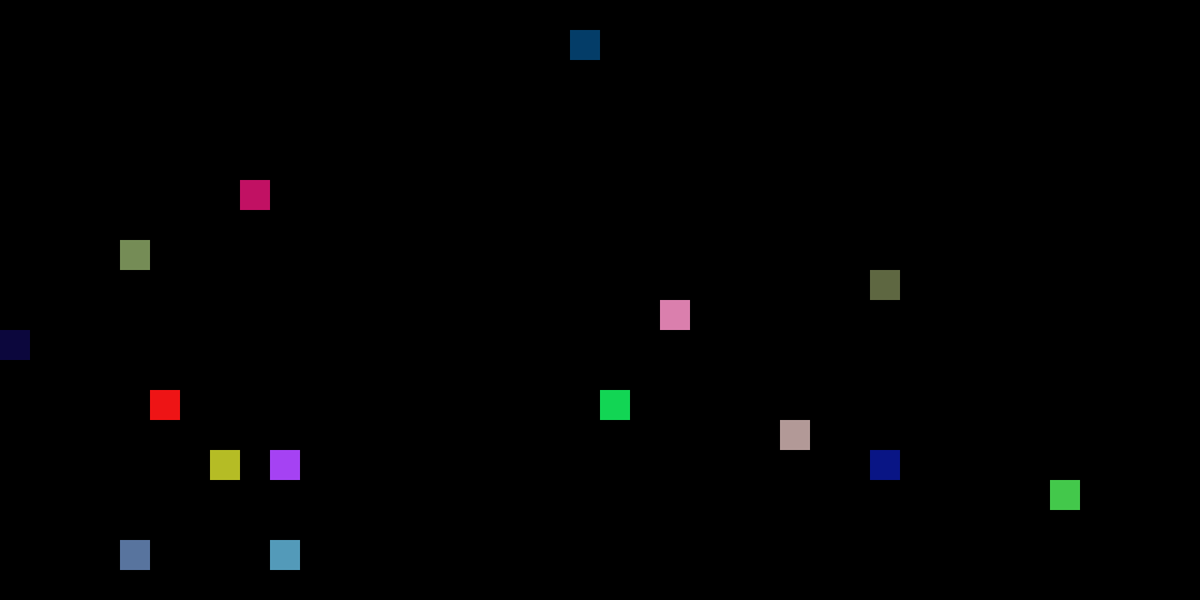
Frame 1 (no input)
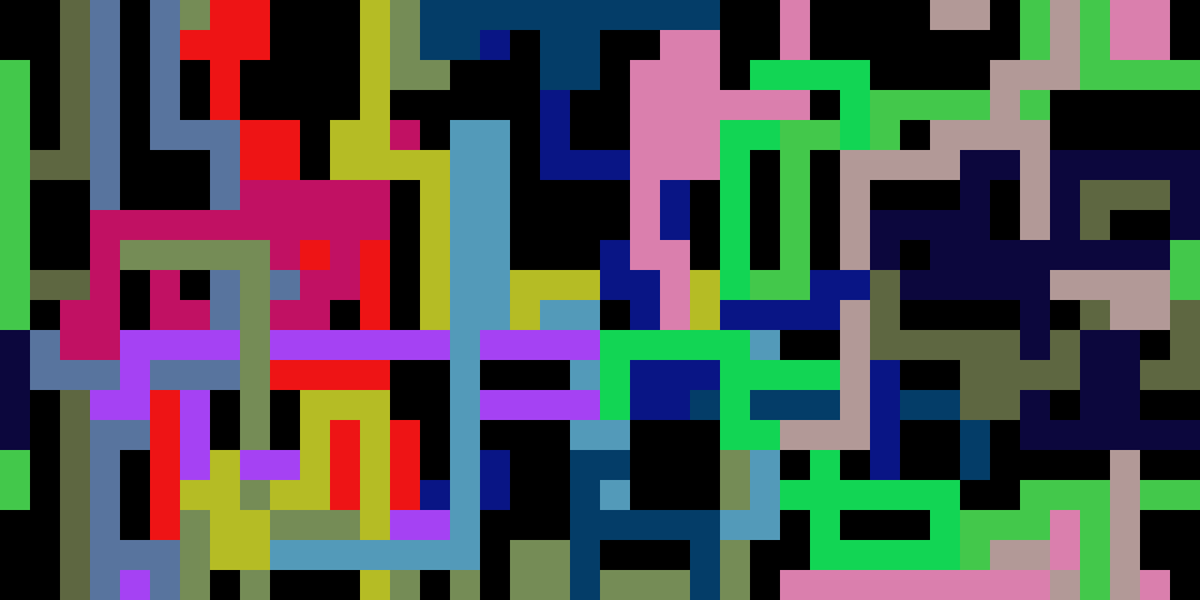
Frame 60 (the mouse pressed at the canvas centre just before this capture)
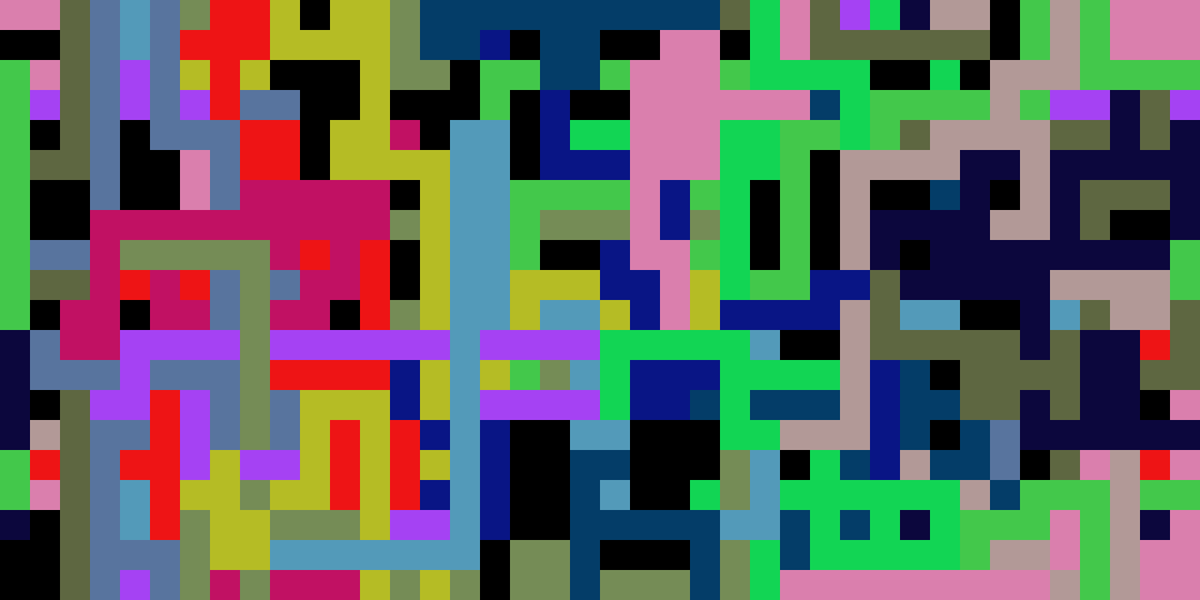
Frame 120 (the mouse held since frame 60 and released just before this capture)

The Processing sketch that drew these frames (run headless with seeded random() and noise(); from frame 60 on, the mouse is pressed at the canvas centre):

// Processing sketch: v7_1RandomWalk_Squares
// ── v7_1RandomWalk_Squares.pde
int SIZE_OF_A_SQUARE = 40  ; // in pixels
int widthCanvas = 1600 ;
int heightCanvas = 800 ;

int actualWidth = widthCanvas/SIZE_OF_A_SQUARE*SIZE_OF_A_SQUARE ;
int actualHeight = heightCanvas/SIZE_OF_A_SQUARE*SIZE_OF_A_SQUARE ;

int NB_OF_ANTS = 15 ;
ArrayList<Ant> ants ;

color randomColor(){
  return color(int(random(256)),int(random(256)),int(random(256))) ;
}

PGraphics pg ;
void settings() {
  size( actualWidth , actualHeight ) ;
}

void setup() {
  frameRate(1000) ;
  pg = createGraphics( actualWidth , actualHeight ) ;
  pg.beginDraw() ;
  background(0) ;
  pg.background(0) ;

  ants = new ArrayList<Ant>() ;
  for( int k = 0 ; k < NB_OF_ANTS ; ++k ){
    color c = randomColor() ;
    ants.add( new Ant( int(random(widthCanvas/SIZE_OF_A_SQUARE))*SIZE_OF_A_SQUARE+SIZE_OF_A_SQUARE/2 , int(random(widthCanvas/SIZE_OF_A_SQUARE))*SIZE_OF_A_SQUARE+SIZE_OF_A_SQUARE/2 , c ) ) ;
  }
}

void draw(){
  for( Ant ant : ants ){
    ant.move() ;
  }
}

void keyPressed(){
  if( key == 's' ){
    println("Saving . . . ") ;
    String time = year()+"_"+month()+"_"+day()+"_"+hour()+"_"+minute()+"_"+second() ;
    save("z"+time+".png") ;
    println("Saved") ;
  } ;
  if( key == 'r' ){
    background(0) ;
    pg.background(0) ;
  }
  if( key == 'c' ){
    background(0) ;
    pg.background(0) ;
    for( Ant ant : ants ){
      ant.colour = randomColor() ;
    }
  }
}

// ── Ant.pde
class Ant{
  PVector pos ;
  float dirAngle = int(random(4))*TAU/4 ;
  color colour ;
  float probaChangingDir = 0.3 ;
  
  void paint(){
    noStroke() ;
    pg.noStroke() ;
    fill( colour ) ;
    pg.fill( colour ) ;
    rectMode(CENTER) ;
    pg.rectMode(CENTER) ;
    rect( pos.x , pos.y , SIZE_OF_A_SQUARE , SIZE_OF_A_SQUARE ) ;
    pg.rect( pos.x , pos.y , SIZE_OF_A_SQUARE , SIZE_OF_A_SQUARE ) ;
  }
  
  void move(){
    pos.x = modulo( pos.x + SIZE_OF_A_SQUARE*cos(dirAngle) , width ) ;
    pos.y = modulo( pos.y + SIZE_OF_A_SQUARE*sin(dirAngle) , height ) ;
    
    int BLACK = -16777216 ;
    if( pg.get(int(pos.x),int(pos.y)) == BLACK ){
      paint() ;
    }
    
    if ( random(1) < probaChangingDir ){
      dirAngle = ( dirAngle + TAU/4*(int(random(2))*2-1) )% TAU ;
    }
  }
  
  Ant( float x , float y , color c ){
    pos = new PVector( x , y ) ;
    colour =  c ;
  }
}

float modulo( float x , float m ){
  float res = x%m ;
  if( res<0 ){
    return res + m ;
  }
  else return res ;
}
